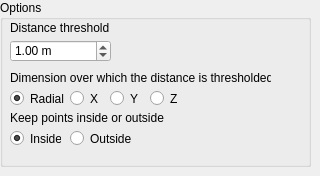
         <widget class="QWidget" name="DistanceLimitFilter">
          <widget class="QGroupBox" name="groupBox_2">
           <property name="geometry">
            <rect>
             <x>0</x>
             <y>0</y>
             <width>311</width>
             <height>167</height>
            </rect>
           </property>
           <property name="title">
            <string>Options</string>
           </property>
           <widget class="QLabel" name="distanceThresholdTitle">
            <property name="geometry">
             <rect>
              <x>10</x>
              <y>20</y>
              <width>291</width>
              <height>16</height>
             </rect>
            </property>
            <property name="text">
             <string>Distance threshold</string>
            </property>
           </widget>
           <widget class="QDoubleSpinBox" name="distanceThreshold">
            <property name="geometry">
             <rect>
              <x>10</x>
              <y>40</y>
              <width>101</width>
              <height>22</height>
             </rect>
            </property>
            <property name="suffix">
             <string> m</string>
            </property>
            <property name="decimals">
             <number>2</number>
            </property>
            <property name="minimum">
             <double>-1000000.000000000000000</double>
            </property>
            <property name="maximum">
             <double>10000000.000000000000000</double>
            </property>
            <property name="singleStep">
             <double>0.100000000000000</double>
            </property>
            <property name="value">
             <double>1.000000000000000</double>
            </property>
           </widget>
           <widget class="QLabel" name="dimRadialXYZTiltle">
            <property name="geometry">
             <rect>
              <x>10</x>
              <y>70</y>
              <width>261</width>
              <height>16</height>
             </rect>
            </property>
            <property name="text">
             <string>Dimension over which the distance is thresholded. </string>
            </property>
           </widget>
           <widget class="QRadioButton" name="dimRadial">
            <property name="geometry">
             <rect>
              <x>10</x>
              <y>90</y>
              <width>61</width>
              <height>17</height>
             </rect>
            </property>
            <property name="text">
             <string>Radial</string>
            </property>
            <property name="checked">
             <bool>true</bool>
            </property>
            <attribute name="buttonGroup">
             <string notr="true">buttonGroup</string>
            </attribute>
           </widget>
           <widget class="QRadioButton" name="dimX">
            <property name="geometry">
             <rect>
              <x>70</x>
              <y>90</y>
              <width>41</width>
              <height>17</height>
             </rect>
            </property>
            <property name="text">
             <string>X</string>
            </property>
            <property name="checked">
             <bool>false</bool>
            </property>
            <attribute name="buttonGroup">
             <string notr="true">buttonGroup</string>
            </attribute>
           </widget>
           <widget class="QRadioButton" name="dimY">
            <property name="geometry">
             <rect>
              <x>110</x>
              <y>90</y>
              <width>31</width>
              <height>17</height>
             </rect>
            </property>
            <property name="text">
             <string>Y</string>
            </property>
            <attribute name="buttonGroup">
             <string notr="true">buttonGroup</string>
            </attribute>
           </widget>
           <widget class="QRadioButton" name="dimZ">
            <property name="geometry">
             <rect>
              <x>150</x>
              <y>90</y>
              <width>31</width>
              <height>17</height>
             </rect>
            </property>
            <property name="text">
             <string>Z</string>
            </property>
            <attribute name="buttonGroup">
             <string notr="true">buttonGroup</string>
            </attribute>
           </widget>
           <widget class="QLabel" name="keepDimTitle">
            <property name="geometry">
             <rect>
              <x>10</x>
              <y>110</y>
              <width>261</width>
              <height>16</height>
             </rect>
            </property>
            <property name="text">
             <string>Keep points inside or outside</string>
            </property>
           </widget>
           <widget class="QRadioButton" name="keepDimInside">
            <property name="geometry">
             <rect>
              <x>10</x>
              <y>130</y>
              <width>51</width>
              <height>17</height>
             </rect>
            </property>
            <property name="text">
             <string>Inside</string>
            </property>
            <property name="checked">
             <bool>true</bool>
            </property>
            <attribute name="buttonGroup">
             <string notr="true">buttonGroup_2</string>
            </attribute>
           </widget>
           <widget class="QRadioButton" name="keepDimOuside">
            <property name="geometry">
             <rect>
              <x>70</x>
              <y>130</y>
              <width>82</width>
              <height>17</height>
             </rect>
            </property>
            <property name="text">
             <string>Outside</string>
            </property>
            <property name="checked">
             <bool>false</bool>
            </property>
            <attribute name="buttonGroup">
             <string notr="true">buttonGroup_2</string>
            </attribute>
           </widget>
          </widget>
         </widget>
